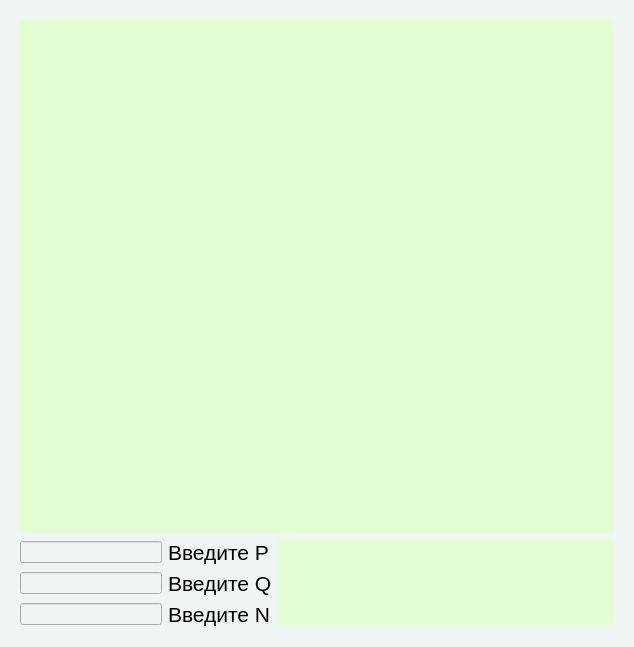
<?xml version="1.0" encoding="UTF-8"?>
<ui version="4.0">
 <class>SubscreenUi</class>
 <widget class="QWidget" name="SubscreenUi">
  <property name="geometry">
   <rect>
    <x>0</x>
    <y>0</y>
    <width>634</width>
    <height>647</height>
   </rect>
  </property>
  <property name="windowTitle">
   <string>Form</string>
  </property>
  <property name="styleSheet">
   <string notr="true">background-color: rgb(239, 245, 245);</string>
  </property>
  <layout class="QGridLayout" name="gridLayout">
   <item row="0" column="0">
    <widget class="QStackedWidget" name="stackedWidget">
     <property name="currentIndex">
      <number>1</number>
     </property>
     <widget class="QWidget" name="page_photo">
      <layout class="QGridLayout" name="gridLayout_3">
       <item row="0" column="0">
        <spacer name="horizontalSpacer_2">
         <property name="orientation">
          <enum>Qt::Horizontal</enum>
         </property>
         <property name="sizeHint" stdset="0">
          <size>
           <width>125</width>
           <height>20</height>
          </size>
         </property>
        </spacer>
       </item>
       <item row="0" column="1">
        <widget class="QLabel" name="label_4">
         <property name="font">
          <font>
           <pointsize>16</pointsize>
          </font>
         </property>
         <property name="styleSheet">
          <string notr="true">color: rgb(255, 157, 0);</string>
         </property>
         <property name="text">
          <string>Сгруппируйтесь для общего фото</string>
         </property>
        </widget>
       </item>
       <item row="0" column="2">
        <spacer name="horizontalSpacer_3">
         <property name="orientation">
          <enum>Qt::Horizontal</enum>
         </property>
         <property name="sizeHint" stdset="0">
          <size>
           <width>124</width>
           <height>20</height>
          </size>
         </property>
        </spacer>
       </item>
       <item row="1" column="1">
        <spacer name="verticalSpacer">
         <property name="orientation">
          <enum>Qt::Vertical</enum>
         </property>
         <property name="sizeHint" stdset="0">
          <size>
           <width>20</width>
           <height>538</height>
          </size>
         </property>
        </spacer>
       </item>
       <item row="3" column="1">
        <widget class="QPushButton" name="pushButton">
         <property name="font">
          <font>
           <pointsize>16</pointsize>
          </font>
         </property>
         <property name="text">
          <string>Сделать фото</string>
         </property>
        </widget>
       </item>
       <item row="1" column="0" rowspan="2" colspan="3">
        <widget class="QCameraViewfinder" name="viewfinder" native="true">
         <property name="styleSheet">
          <string notr="true">background-color: rgb(199, 255, 198);</string>
         </property>
        </widget>
       </item>
      </layout>
     </widget>
     <widget class="QWidget" name="page_graph">
      <layout class="QGridLayout" name="gridLayout_5">
       <item row="1" column="2" rowspan="3">
        <widget class="QCustomPlot" name="customPlot" native="true">
         <property name="styleSheet">
          <string notr="true">background-color: rgb(226, 255, 212);</string>
         </property>
         <layout class="QGridLayout" name="gridLayout_4">
          <item row="0" column="0">
           <spacer name="horizontalSpacer">
            <property name="orientation">
             <enum>Qt::Horizontal</enum>
            </property>
            <property name="sizeHint" stdset="0">
             <size>
              <width>318</width>
              <height>17</height>
             </size>
            </property>
           </spacer>
          </item>
         </layout>
        </widget>
       </item>
       <item row="0" column="0" colspan="3">
        <widget class="QCustomPlot" name="customPlot_2" native="true">
         <property name="styleSheet">
          <string notr="true">background-color: rgb(226, 255, 212);</string>
         </property>
         <layout class="QGridLayout" name="gridLayout_2">
          <item row="0" column="0">
           <spacer name="horizontalSpacer_8">
            <property name="orientation">
             <enum>Qt::Horizontal</enum>
            </property>
            <property name="sizeHint" stdset="0">
             <size>
              <width>577</width>
              <height>20</height>
             </size>
            </property>
           </spacer>
          </item>
         </layout>
        </widget>
       </item>
       <item row="3" column="0">
        <widget class="QLineEdit" name="lineEdit_3">
         <property name="maximumSize">
          <size>
           <width>200</width>
           <height>16777215</height>
          </size>
         </property>
         <property name="text">
          <string/>
         </property>
        </widget>
       </item>
       <item row="2" column="0">
        <widget class="QLineEdit" name="lineEdit_2">
         <property name="maximumSize">
          <size>
           <width>200</width>
           <height>16777215</height>
          </size>
         </property>
        </widget>
       </item>
       <item row="2" column="1">
        <widget class="QLabel" name="label_2">
         <property name="font">
          <font>
           <pointsize>16</pointsize>
          </font>
         </property>
         <property name="text">
          <string>Введите Q</string>
         </property>
        </widget>
       </item>
       <item row="1" column="0">
        <widget class="QLineEdit" name="lineEdit_1">
         <property name="maximumSize">
          <size>
           <width>200</width>
           <height>16777215</height>
          </size>
         </property>
        </widget>
       </item>
       <item row="1" column="1">
        <widget class="QLabel" name="label">
         <property name="font">
          <font>
           <pointsize>16</pointsize>
          </font>
         </property>
         <property name="text">
          <string>Введите Р</string>
         </property>
        </widget>
       </item>
       <item row="3" column="1">
        <widget class="QLabel" name="label_3">
         <property name="font">
          <font>
           <pointsize>16</pointsize>
          </font>
         </property>
         <property name="text">
          <string>Введите N</string>
         </property>
        </widget>
       </item>
      </layout>
     </widget>
     <widget class="QWidget" name="page_3">
      <property name="enabled">
       <bool>true</bool>
      </property>
     </widget>
    </widget>
   </item>
  </layout>
 </widget>
 <customwidgets>
  <customwidget>
   <class>QCameraViewfinder</class>
   <extends>QWidget</extends>
   <header>qcameraviewfinder.h</header>
   <container>1</container>
  </customwidget>
  <customwidget>
   <class>QCustomPlot</class>
   <extends>QWidget</extends>
   <header location="global">QCustomPlot/qcustomplot/qcustomplot.h</header>
   <container>1</container>
  </customwidget>
 </customwidgets>
 <resources/>
 <connections/>
</ui>
